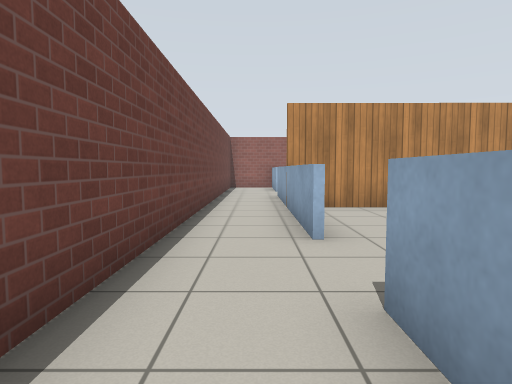
[1] (above)

15 first-person views from a walk through a robot-simulator world made for Gazebo. The camera is 0.94 m above the floor, tilts 4° down and sees 75° across. The floor is counted in squares, 1 m on a side. Each view is taken from the middle of a square. On the plan, view 1 faces up. The plan holds only what a view shows up to about 12 squares ahead; the rest is blank. Robots are left out. Gazebo's built-in surfaces are drawn with simple patterns.

[2]
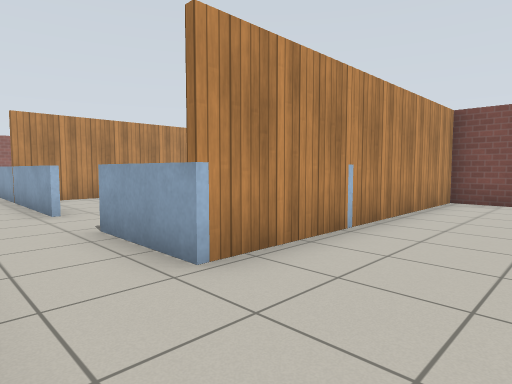

[3]
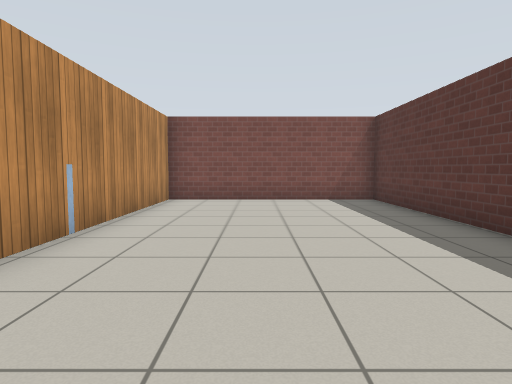

[4]
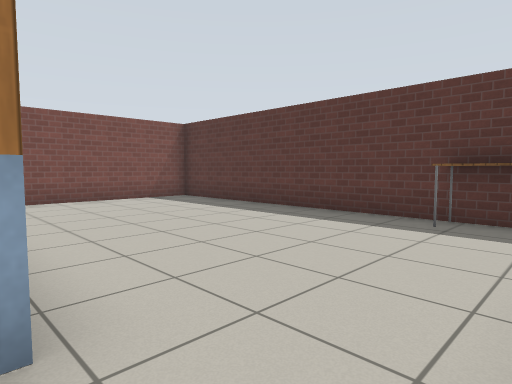

[5]
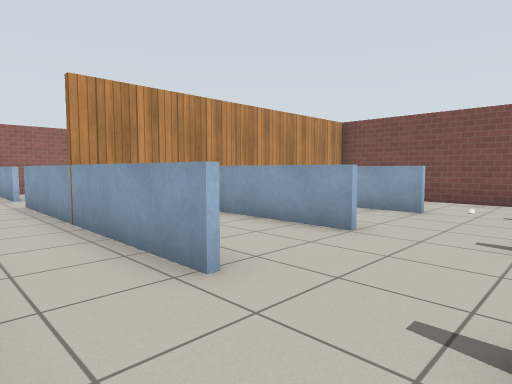

[6]
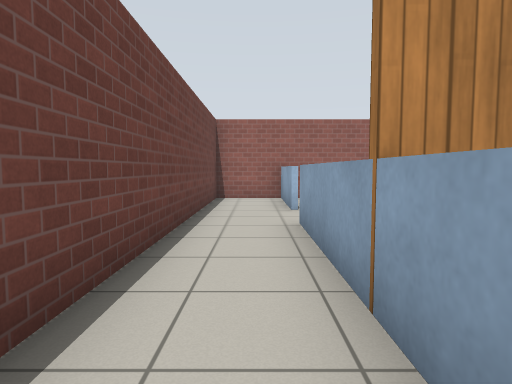

[7]
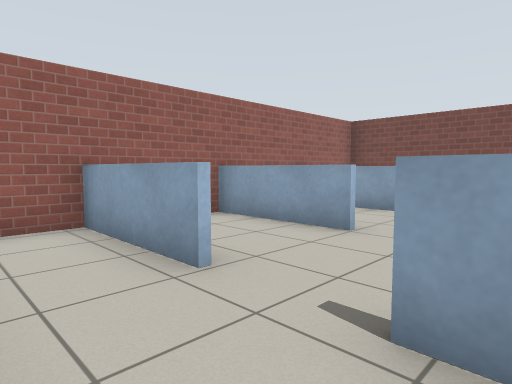

[8]
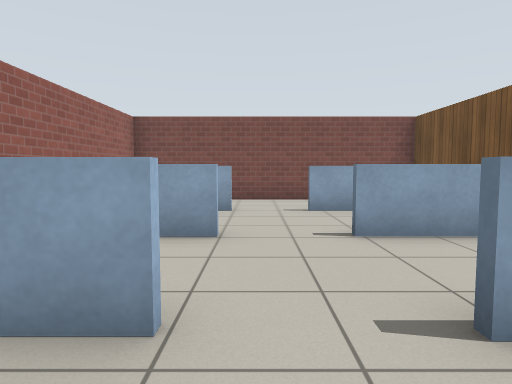

[9]
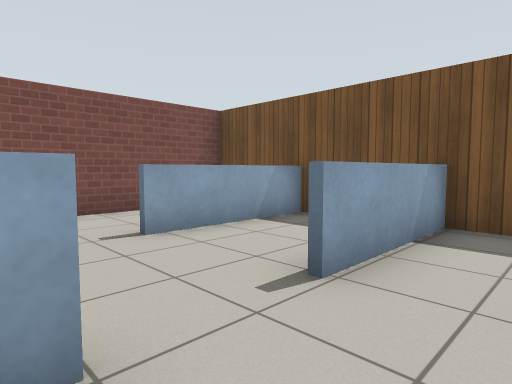

[10]
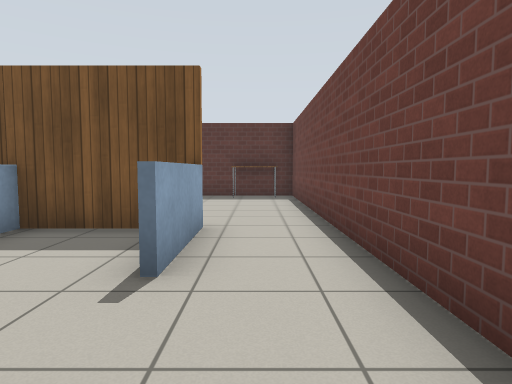

[11]
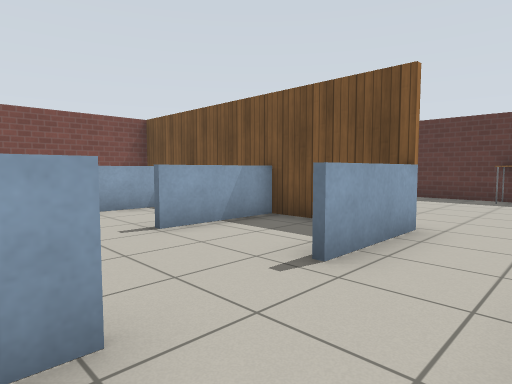

[12]
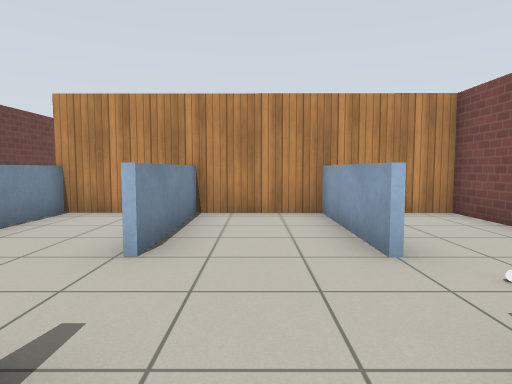

[13]
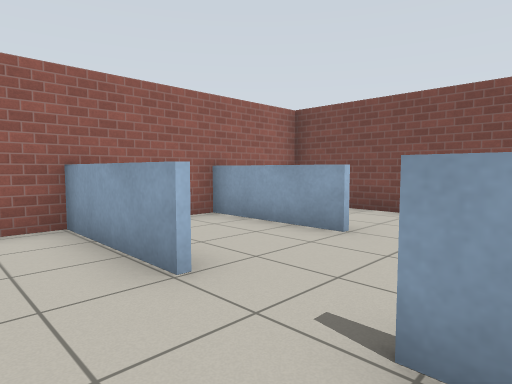

[14]
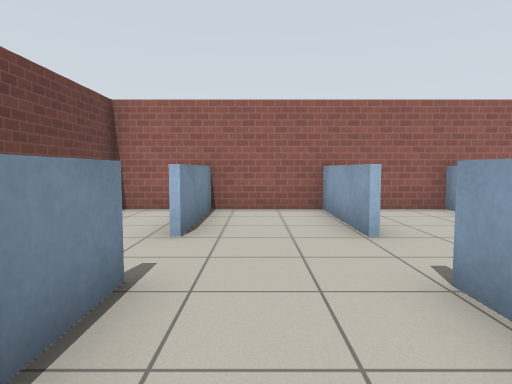

[15]
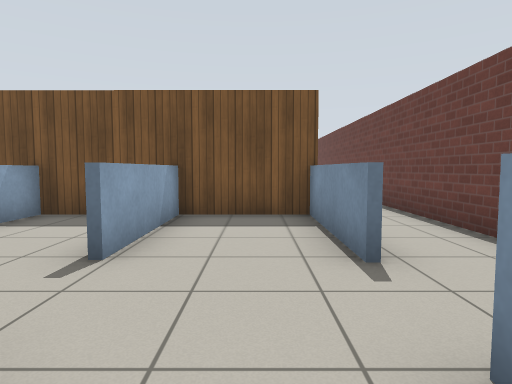

### Floor plan
Ten units are one square. View 1 is at (0, 0); x grows to the right and y downward. Boxes are objects, and circles mark ways between rooms. Rooms are numbered by the first view taken in them; rooms with no view inside come last. Other rooms are left out.
<svg viewBox="-18 -173 115 244">
<path fill="none" stroke="#000" d="M8 -43 8 -118M92 3 8 3 8 -23M9 -167 -13 -167 -13 66 92 66 92 -1M8 -135 8 -168M39 -167 9 -167M7 -82 40 -82M9 -118 9 -80M36 -135 36 -168M9 -166 9 -135M36 -81 36 -116M40 2 70 2M70 -80 41 -81M64 -44 64 -79M64 -9 64 -24M37 -81 37 -45M7 2 40 2M41 -81 7 -81M36 -45 36 -78M9 -80 9 -63M36 2 36 -25M69 -167 39 -167M64 -135 64 -168M92 -1 92 -80 70 -80M70 2 92 2M40 -82 70 -82M64 -79 64 -119"/>
<rect x="-5" y="55" width="20" height="10" fill="#bbb"><title>table</title></rect>
<rect x="65" y="-45" width="10" height="10" fill="#bbb"><title>other object</title></rect>
<circle cx="10" cy="-125" r="3" fill="#2a7"/>
<circle cx="10" cy="-35" r="3" fill="#2a7"/>
<circle cx="40" cy="-125" r="3" fill="#2a7"/>
<circle cx="40" cy="-35" r="3" fill="#2a7"/>
<circle cx="70" cy="-35" r="3" fill="#2a7"/>
<circle cx="50" cy="-120" r="3" fill="#2a7"/>
<text x="20" y="10">1</text>
<text x="20" y="-130">2</text>
<text x="50" y="-40">3</text>
<text x="20" y="-40">4</text>
<text x="50" y="-140">5</text>
<text x="80" y="-40">6</text>
<text x="50" y="-100">7</text>
</svg>
Room 1 opens to room 2. Room 1 opens to room 4. Room 2 opens to room 5. Room 3 opens to room 4. Room 3 opens to room 6. Room 5 opens to room 7.

Where each view was taken, in squares from view 1:
view 1: 0 up, 0 right, facing up
view 2: 3 down, 1 left, facing up-right
view 3: 3 down, 1 left, facing right
view 4: 0 up, 1 left, facing down-right
view 5: 2 up, 1 left, facing up-right
view 6: 6 up, 0 right, facing up
view 7: 11 up, 1 left, facing up-right
view 8: 13 up, 1 left, facing right
view 9: 14 up, 2 right, facing down-right
view 10: 5 up, 0 right, facing down
view 11: 5 up, 1 left, facing down-right
view 12: 1 up, 5 right, facing up
view 13: 11 up, 2 right, facing up-right
view 14: 9 up, 2 right, facing up
view 15: 15 up, 2 right, facing down
